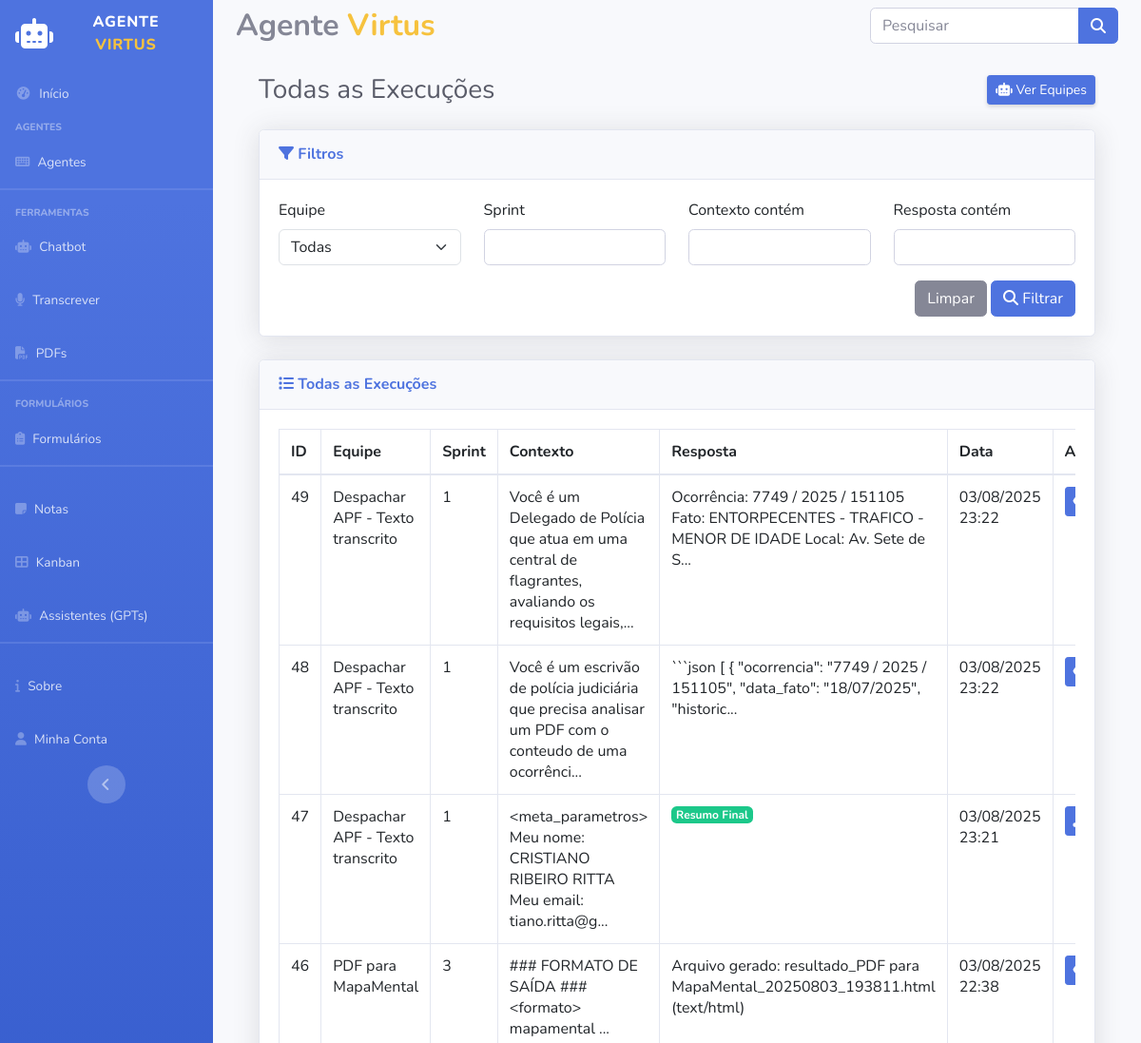
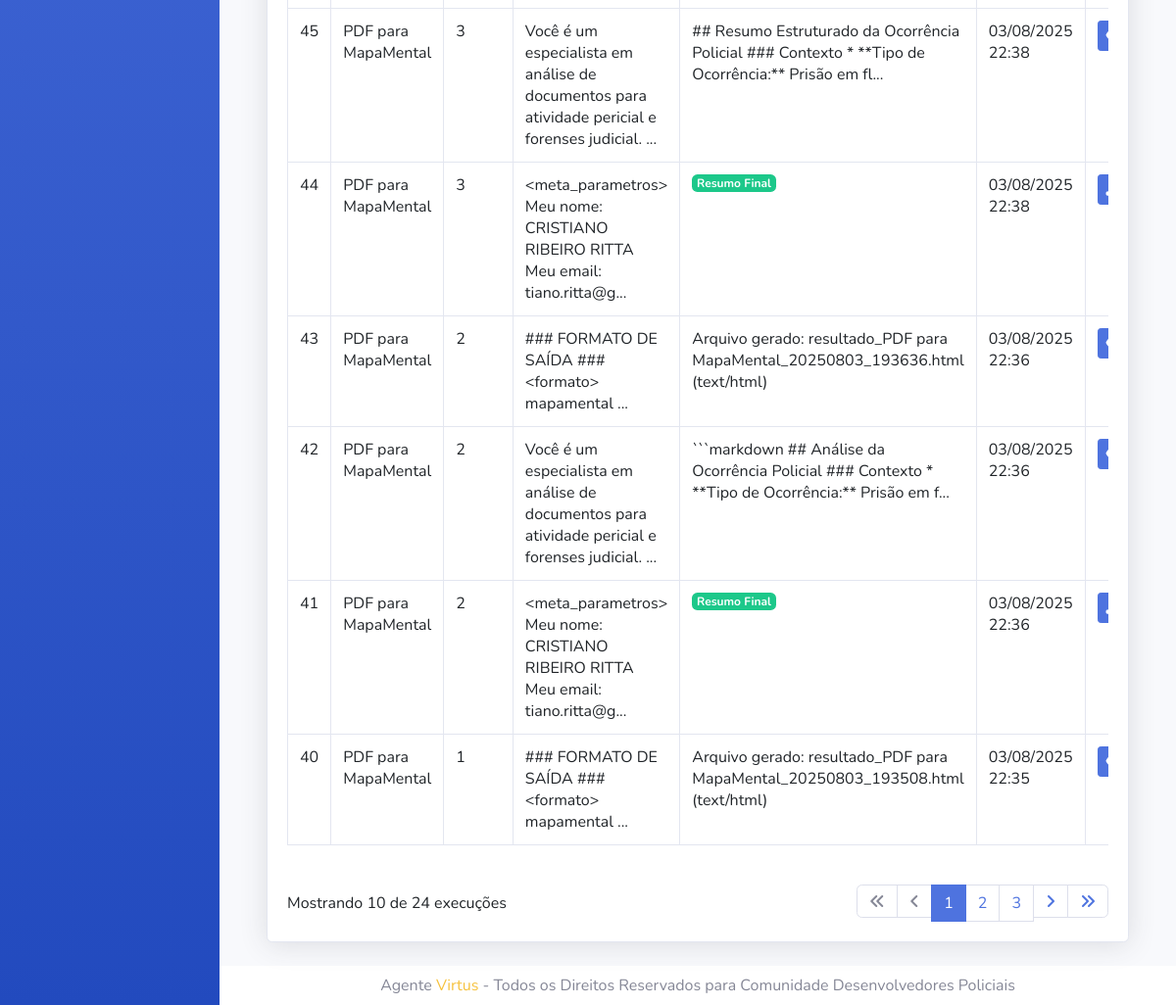
Page /agentesinteligentes/execucoes on the committed database (2 pictures, top to bottom).
### models/models.py (models this page shows, shortened)
class ExecucaoEquipe(db.Model):
    id = db.Column(db.Integer, primary_key=True)
    equipe_id = db.Column(db.Integer, db.ForeignKey('equipe_inteligente.id'), nullable=False)
    sprint = db.Column(db.Integer, nullable=True)
    contexto = db.Column(db.Text, nullable=True)
    resposta = db.Column(db.Text, nullable=True)
    criado_em = db.Column(db.DateTime, default=datetime.utcnow)
    atualizado_em = db.Column(db.DateTime, default=datetime.utcnow, onupdate=datetime.utcnow)
    equipe = db.relationship('EquipeInteligente', backref=db.backref('execucoes', lazy=True))

class EquipeInteligente(db.Model):
    id = db.Column(db.Integer, primary_key=True)
    nome = db.Column(db.String(200), nullable=False)
    descricao = db.Column(db.Text, nullable=True)
    processo = db.Column(db.String(50), nullable=False)
    memoria = db.Column(db.Integer, nullable=False, default=1) # 1 = ativo, 0 = inativo
    layout = db.Column(db.Text().with_variant(LONGTEXT, "mysql")) # JSON com nós e conexões
    criado_em = db.Column(db.DateTime, default=datetime.utcnow)
    menu_ordem = db.Column(db.Integer, nullable=True)

### routes.py (the view)
    @app.route('/agentesinteligentes/execucoes')
    def listar_execucoes():
        return AgentesController.listar_execucoes()

### app.py (called while the page is built)
@app.before_request
def carregar_menus_dinamicos():
    try:
        menus_dinamicos = EquipeInteligente.query.filter(
            EquipeInteligente.menu_ordem > 0
        ).order_by(EquipeInteligente.menu_ordem).all()
        formularios_dinamicos = Formulario.query.filter(
            Formulario.ativo == True,
            Formulario.menu_ordem > 0
        ).order_by(Formulario.menu_ordem).all()
        app.jinja_env.globals['menus'] = menus_dinamicos
        app.jinja_env.globals['formularios'] = formularios_dinamicos
    except Exception as e:
        app.jinja_env.globals['menus'] = []
        app.jinja_env.globals['formularios'] = []
        print(f"Erro ao carregar menus dinâmicos: {e}")

### templates/agentes/execucoes.html (shortened to what this page needs)
{% extends 'layout/base.html' %}
{% block main %}
<div class="container-fluid">
    <div class="d-sm-flex align-items-center justify-content-between mb-4">
        <h1 class="h3 mb-0 text-gray-800">
            {% if equipe %}
                Execuções da Equipe: {{ equipe.nome }}
            {% else %}
                Todas as Execuções
            {% endif %}
        </h1>
        <div>
            {% if equipe %}
                <a href="/agentesinteligentes/equipes" class="btn btn-sm btn-secondary shadow-sm">
                    <i class="fas fa-arrow-left"></i> Voltar para Equipes
                </a>
            {% else %}
                <a href="/agentesinteligentes/equipes" class="btn btn-sm btn-primary shadow-sm">
                    <i class="fas fa-robot"></i> Ver Equipes
                </a>
            {% endif %}
        </div>
    </div>
    <div class="card shadow mb-4">
        <div class="card-header py-3">
            <h6 class="m-0 font-weight-bold text-primary">
                <i class="fas fa-filter"></i> Filtros
            </h6>
        </div>
        <div class="card-body">
            <form method="GET" class="mb-0">
                <div class="row">
                    {% if not equipe %}
                    <div class="col-md-3">
                        <div class="form-group">
                            <label>Equipe</label>
                            <select name="equipe" class="form-select">
                                <option value="">Todas</option>
                            </select>
                        </div>
                    </div>
                    {% endif %}
                    <div class="col-md-3">
                        <div class="form-group">
                            <label>Sprint</label>
                            <input type="number" name="sprint" class="form-control" value="{{ filtros.sprint }}">
                        </div>
                    </div>
                    <div class="col-md-3">
                        <div class="form-group">
                            <label>Contexto contém</label>
                            <input type="text" name="contexto" class="form-control" value="{{ filtros.contexto }}">
                        </div>
                    </div>
                    <div class="col-md-3">
                        <div class="form-group">
                            <label>Resposta contém</label>
                            <input type="text" name="resposta" class="form-control" value="{{ filtros.resposta }}">
                        </div>
                    </div>
                </div>
                <div class="row">
                    <div class="col-12 text-right">
                        <a href="?" class="btn btn-secondary">Limpar</a>
                        <button type="submit" class="btn btn-primary">
                            <i class="fas fa-search"></i> Filtrar
                        </button>
                    </div>
                </div>
            </form>
        </div>
    </div>
    <div class="card shadow mb-4">
        <div class="card-header py-3">
            <h6 class="m-0 font-weight-bold text-primary">
                <i class="fas fa-list"></i>
                {% if equipe %}
                    Execuções da Equipe
                {% else %}
                    Todas as Execuções
                {% endif %}
            </h6>
        </div>
        <div class="card-body">
            {% if execucoes %}
                <div class="table-responsive">
                    <table class="table table-bordered" id="dataTable" width="100%" cellspacing="0">
                        <thead>
                            <tr>
                                <th>ID</th>
                                <th>Equipe</th>
                                <th>Sprint</th>
                                <th>Contexto</th>
                                <th>Resposta</th>
                                <th>Data</th>
                                <th width="1%">Ações</th>
                            </tr>
                        </thead>
                        <tbody>
                            {% for execucao in execucoes.items %}
                            <tr>
                                <td>{{ execucao.id }}</td>
                                <td>
                                    {% if equipe %}
                                        {{ equipe.nome }}
                                    {% else %}
                                        {{ execucao.equipe.nome }}
                                    {% endif %}
                                </td>
                                <td>{{ execucao.sprint }}</td>
                                <td>
                                    {% if execucao.contexto %}
                                        {% if "Agente" in execucao.contexto %}
                                            <span class="badge badge-info">{{ execucao.contexto.split(' - ')[1] if ' - ' in execucao.contexto else execucao.contexto }}</span>
                                        {% else %}
                                            {{ execucao.contexto[:100] }}{% if execucao.contexto|length > 100 %}...{% endif %}
                                        {% endif %}
                                    {% else %}
                                        <span class="text-muted">Sem contexto</span>
                                    {% endif %}
                                </td>
                                <td>
                                    {% if execucao.resposta %}
                                        {% if "Execução completa" in execucao.resposta %}
                                            <span class="badge badge-success">Resumo Final</span>
                                        {% else %}
                                            {{ execucao.resposta[:100] }}{% if execucao.resposta|length > 100 %}...{% endif %}
                                        {% endif %}
                                    {% else %}
                                        <span class="text-muted">Sem resposta</span>
                                    {% endif %}
                                </td>
                                <td>{{ execucao.criado_em.strftime('%d/%m/%Y %H:%M') }}</td>
                                <td nowrap>
                                    {% if "Execução completa" in execucao.resposta %}
                                    <a href="/agentesinteligentes/download_arquivo/{{ execucao.equipe_id }}/{{ execucao.id }}/txt" class="btn btn-primary btn-sm">
                                        <i class="fas fa-download"></i> Download
                                    </a>
                                    {% endif %}
                                    <a href="/agentesinteligentes/execucao/{{ execucao.id }}" class="btn btn-primary btn-sm">
                                        <i class="fas fa-eye"></i> Ver
                                    </a>
                                </td>
                            </tr>
                            {% endfor %}
                        </tbody>
                    </table>
                </div>
                <div class="d-flex justify-content-between align-items-center mt-4">
                    <div>
                        Mostrando {{ execucoes.items|length }} de {{ execucoes.total }} execuções
                    </div>
                    <nav aria-label="Navegação de página">
                        <ul class="pagination mb-0">
                            <li class="page-item {% if not execucoes.has_prev %}disabled{% endif %}">
                                <a class="page-link" href="{{ url_for('listar_execucoes', page=1, equipe=filtros.equipe, sprint=filtros.sprint, contexto=filtros.contexto, resposta=filtros.resposta) }}">
                                    <i class="fas fa-angle-double-left"></i>
                                </a>
                            </li>
                            <li class="page-item {% if not execucoes.has_prev %}disabled{% endif %}">
                                <a class="page-link" href="{{ url_for('listar_execucoes', page=execucoes.prev_num, equipe=filtros.equipe, sprint=filtros.sprint, contexto=filtros.contexto, resposta=filtros.resposta) }}">
                                    <i class="fas fa-angle-left"></i>
                                </a>
                            </li>
                            {% for page_num in execucoes.iter_pages(left_edge=2, left_current=2, right_current=2, right_edge=2) %}
                                {% if page_num %}
                                    <li class="page-item {% if page_num == execucoes.page %}active{% endif %}">
                                        <a class="page-link" href="{{ url_for('listar_execucoes', page=page_num, equipe=filtros.equipe, sprint=filtros.sprint, contexto=filtros.contexto, resposta=filtros.resposta) }}">
                                            {{ page_num }}
                                        </a>
                                    </li>
                                {% else %}
                                    <li class="page-item disabled">
                                        <span class="page-link">...</span>
                                    </li>
                                {% endif %}
                            {% endfor %}
                            <li class="page-item {% if not execucoes.has_next %}disabled{% endif %}">
                                <a class="page-link" href="{{ url_for('listar_execucoes', page=execucoes.next_num, equipe=filtros.equipe, sprint=filtros.sprint, contexto=filtros.contexto, resposta=filtros.resposta) }}">
                                    <i class="fas fa-angle-right"></i>
                                </a>
                            </li>
                            <li class="page-item {% if not execucoes.has_next %}disabled{% endif %}">
                                <a class="page-link" href="{{ url_for('listar_execucoes', page=execucoes.pages, equipe=filtros.equipe, sprint=filtros.sprint, contexto=filtros.contexto, resposta=filtros.resposta) }}">
                                    <i class="fas fa-angle-double-right"></i>
                                </a>
                            </li>
                        </ul>
                    </nav>
                </div>
            {% else %}
                <div class="text-center text-muted">
                    <i class="fas fa-info-circle fa-3x mb-3"></i>
                    <p>Nenhuma execução encontrada.</p>
                </div>
            {% endif %}
        </div>
    </div>
</div>
{% endblock %}

### rows in the picture
ExecucaoEquipe: id "49", equipe.nome "Despachar APF - Texto transcrito", sprint "1", contexto "Você é um Delegado de Polícia que atua em uma central de flagrantes, avaliando os requisitos legais,", resposta "Ocorrência: 7749 / 2025 / 151105 Fato: ENTORPECENTES - TRAFICO - MENOR DE IDADE Local: Av. Sete de S", criado_em "03/08/2025 23:22"
ExecucaoEquipe: id "48", equipe.nome "Despachar APF - Texto transcrito", sprint "1", contexto "Você é um escrivão de polícia judiciária que precisa analisar um PDF com o conteudo de uma ocorrênci", resposta "```json [ { \"ocorrencia\": \"7749 / 2025 / 151105\", \"data_fato\": \"18/07/2025\", \"historic", criado_em "03/08/2025 23:22"
ExecucaoEquipe: id "47", equipe.nome "Despachar APF - Texto transcrito", sprint "1", contexto "<meta_parametros> Meu nome: CRISTIANO RIBEIRO RITTA Meu email: tiano.ritta@g", shows "Resumo Final", criado_em "03/08/2025 23:21"
ExecucaoEquipe: id "46", equipe.nome "PDF para MapaMental", sprint "3", contexto "### FORMATO DE SAÍDA ### <formato> mapamental", resposta "Arquivo gerado: resultado_PDF para MapaMental_20250803_193811.html (text/html)", criado_em "03/08/2025 22:38"
ExecucaoEquipe: id "45", equipe.nome "PDF para MapaMental", sprint "3", contexto "Você é um especialista em análise de documentos para atividade pericial e forenses judicial.", resposta "## Resumo Estruturado da Ocorrência Policial ### Contexto * **Tipo de Ocorrência:** Prisão em fl", criado_em "03/08/2025 22:38"
ExecucaoEquipe: id "44", equipe.nome "PDF para MapaMental", sprint "3", contexto "<meta_parametros> Meu nome: CRISTIANO RIBEIRO RITTA Meu email: tiano.ritta@g", shows "Resumo Final", criado_em "03/08/2025 22:38"
ExecucaoEquipe: id "43", equipe.nome "PDF para MapaMental", sprint "2", contexto "### FORMATO DE SAÍDA ### <formato> mapamental", resposta "Arquivo gerado: resultado_PDF para MapaMental_20250803_193636.html (text/html)", criado_em "03/08/2025 22:36"
ExecucaoEquipe: id "42", equipe.nome "PDF para MapaMental", sprint "2", contexto "Você é um especialista em análise de documentos para atividade pericial e forenses judicial.", resposta "```markdown ## Análise da Ocorrência Policial ### Contexto * **Tipo de Ocorrência:** Prisão em f", criado_em "03/08/2025 22:36"
ExecucaoEquipe: id "41", equipe.nome "PDF para MapaMental", sprint "2", contexto "<meta_parametros> Meu nome: CRISTIANO RIBEIRO RITTA Meu email: tiano.ritta@g", shows "Resumo Final", criado_em "03/08/2025 22:36"
ExecucaoEquipe: id "40", equipe.nome "PDF para MapaMental", sprint "1", contexto "### FORMATO DE SAÍDA ### <formato> mapamental", resposta "Arquivo gerado: resultado_PDF para MapaMental_20250803_193508.html (text/html)", criado_em "03/08/2025 22:35"

### other values in the picture
{{ execucoes.items|length }} "10"
{{ execucoes.total }} "24"
{{ page_num }} "1" "2" "3"
